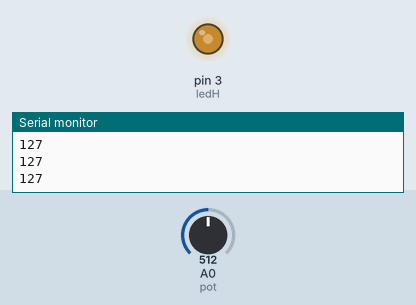
A sketch run on a simulated Arduino Uno, built with avr-gcc and run on an emulated ATmega328P. On the bench: output pins drawn as LEDs (lit = HIGH), the last lines printed to the serial monitor. The inputs (shaded band) are chosen by the test bench; at power-on: A0 (pot) = 512.

Above: at 1.2 s.
1.3 s: A0 (pot) set to 716
At 1.8 s:
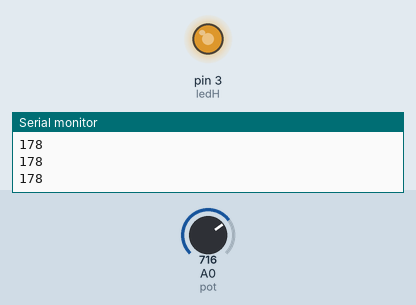
2.8 s: A0 (pot) set to 900
At 3.1 s:
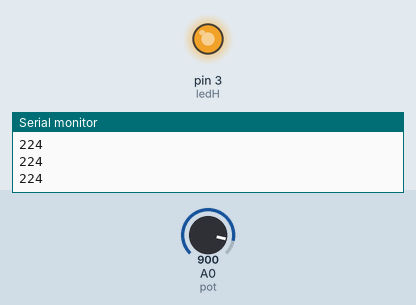
4.3 s: A0 (pot) set to 122
At 5.3 s:
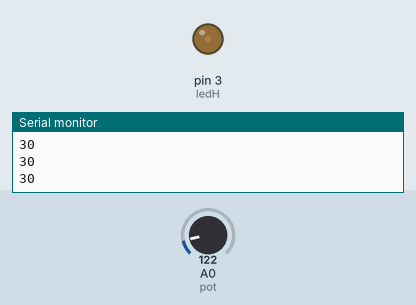
5.8 s: A0 (pot) set to 0
At 6.5 s:
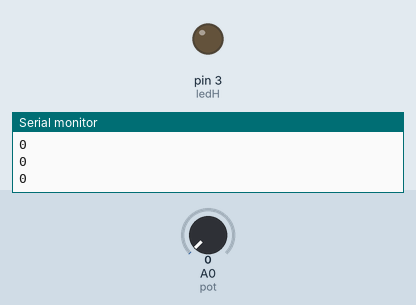
7.3 s: A0 (pot) set to 511
At 7.6 s:
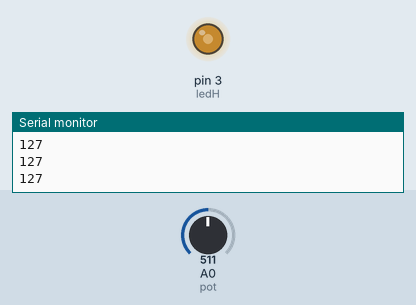
Timing chart, 0 to 9.8 s (numbered marks = the images above; inputs shaded):
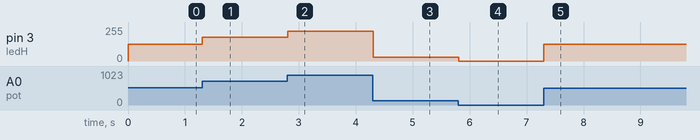

Measured:
- after the input at 1.3 s, pin 3 (ledH): 127/255 → 178/255 at once
- after the input at 2.8 s, pin 3 (ledH): 178/255 → 224/255 at once
- after the input at 4.3 s, pin 3 (ledH): 224/255 → 30/255 at once
- after the input at 5.8 s, pin 3 (ledH): 30/255 → 0/255 at once
- after the input at 7.3 s, pin 3 (ledH): 0/255 → 127/255 at once

The sketch:

pulse_width_modulation.ino
```cpp
const int pot = A0;
const int ledH = 3;
int p;

void setup() {
  Serial.begin(9600);
  pinMode(pot,INPUT);
  pinMode(ledH,OUTPUT);
}

void loop() {
  p = analogRead(pot);
  p = map(p,0,1023,0,255);
  Serial.println(p);
  analogWrite(ledH,p);
}
```
